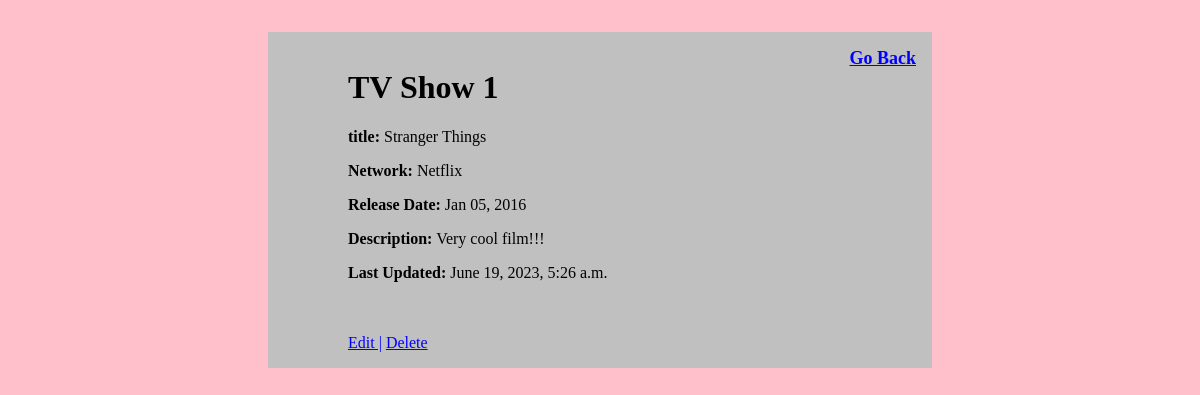
Page /shows/1 on the committed database.
### TV_app/models.py (models this page shows)
class Show(models.Model):
    title = models.CharField(max_length=255)
    network = models.CharField(max_length=45)
    desc = models.TextField(default="cool film")
    release_date = models.DateTimeField(null=True)
    created_at = models.DateTimeField(auto_now_add=True)
    updated_at = models.DateTimeField(auto_now=True)

### TV_app/views.py (the view)
# urls.py: path('shows/<show_id>', views.showdetails),
def showdetails(request, show_id):
    show = Show.objects.get(id = int(show_id))
    all_shows = Show.objects.all()
    context = {
        'show':show,
        'all_shows':all_shows
    }
    return render(request, 'show_details.html', context)

### TV_app/templates/show_details.html (shortened to what this page needs)
<!DOCTYPE html>
<html lang="en">
<head>
    {% load static %}
    <link rel="stylesheet" href="{% static 'css/TVstyle.css' %}">
</head>
<body>
    <div class="container">
        <a href="/shows" class="right">Go Back</a>
        <h1>TV Show {{ show.id }}</h1>
        <p><b>title:</b> {{ show.title }}</p>
        <p><b>Network:</b> {{ show.network }}</p>
        <p><b>Release Date:</b> {{ show.release_date|date:"M d, Y" }}</p>
        <p><b>Description:</b> {{ show.desc }}</p>
        <p><b>Last Updated:</b> {{ show.updated_at }}</p>
        <br>
        <br>
        <a href="/shows/{{show.id}}/edit">Edit |</a>
        <a href="/delete/{{show.id}}">Delete</a>
    </div>
</body>
</html>

### TV_app/static/css/TVstyle.css (style rules this page uses)
body { padding: 1.5em; background-color:pink; }
.container { width: 50%; margin: 0 auto; padding: 1em; padding-left: 5em; background-color: silver; }
.right { float: right; font-size: large; font-weight:bold; }
a { color: blue; }

### rows in the picture
Show: id "1", title "Stranger Things", network "Netflix", release_date "Jan 05, 2016", desc "Very cool film!!!", updated_at "June 19, 2023, 5:26 a.m."
